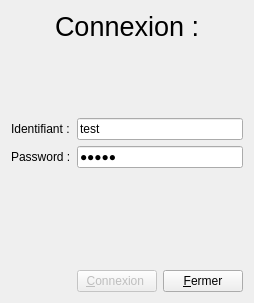
<?xml version="1.0" encoding="UTF-8"?>
<ui version="4.0">
 <class>DialogConnect</class>
 <widget class="QDialog" name="DialogConnect">
  <property name="geometry">
   <rect>
    <x>0</x>
    <y>0</y>
    <width>254</width>
    <height>303</height>
   </rect>
  </property>
  <property name="windowTitle">
   <string>Authentification</string>
  </property>
  <layout class="QVBoxLayout" name="verticalLayout">
   <item>
    <layout class="QHBoxLayout" name="horizontalLayout">
     <item>
      <spacer name="horizontalSpacer">
       <property name="orientation">
        <enum>Qt::Horizontal</enum>
       </property>
       <property name="sizeHint" stdset="0">
        <size>
         <width>40</width>
         <height>20</height>
        </size>
       </property>
      </spacer>
     </item>
     <item>
      <widget class="QLabel" name="label">
       <property name="font">
        <font>
         <pointsize>20</pointsize>
        </font>
       </property>
       <property name="text">
        <string>Connexion :</string>
       </property>
      </widget>
     </item>
     <item>
      <spacer name="horizontalSpacer_2">
       <property name="orientation">
        <enum>Qt::Horizontal</enum>
       </property>
       <property name="sizeHint" stdset="0">
        <size>
         <width>40</width>
         <height>20</height>
        </size>
       </property>
      </spacer>
     </item>
    </layout>
   </item>
   <item>
    <spacer name="verticalSpacer">
     <property name="orientation">
      <enum>Qt::Vertical</enum>
     </property>
     <property name="sizeHint" stdset="0">
      <size>
       <width>20</width>
       <height>40</height>
      </size>
     </property>
    </spacer>
   </item>
   <item>
    <layout class="QFormLayout" name="formLayout">
     <property name="fieldGrowthPolicy">
      <enum>QFormLayout::AllNonFixedFieldsGrow</enum>
     </property>
     <item row="0" column="1">
      <widget class="QLineEdit" name="lineEditIdentifiant">
       <property name="text">
        <string>test</string>
       </property>
      </widget>
     </item>
     <item row="1" column="0">
      <widget class="QLabel" name="labelPassword">
       <property name="text">
        <string>Password :</string>
       </property>
      </widget>
     </item>
     <item row="1" column="1">
      <widget class="QLineEdit" name="lineEditPassword">
       <property name="text">
        <string>ini01</string>
       </property>
       <property name="echoMode">
        <enum>QLineEdit::Password</enum>
       </property>
      </widget>
     </item>
     <item row="0" column="0">
      <widget class="QLabel" name="labelIdentifiant">
       <property name="text">
        <string>Identifiant :</string>
       </property>
      </widget>
     </item>
    </layout>
   </item>
   <item>
    <layout class="QHBoxLayout" name="horizontalLayout_2">
     <item>
      <spacer name="horizontalSpacer_3">
       <property name="orientation">
        <enum>Qt::Horizontal</enum>
       </property>
       <property name="sizeHint" stdset="0">
        <size>
         <width>40</width>
         <height>20</height>
        </size>
       </property>
      </spacer>
     </item>
     <item>
      <widget class="QLabel" name="labelMessage">
       <property name="text">
        <string/>
       </property>
      </widget>
     </item>
     <item>
      <spacer name="horizontalSpacer_4">
       <property name="orientation">
        <enum>Qt::Horizontal</enum>
       </property>
       <property name="sizeHint" stdset="0">
        <size>
         <width>40</width>
         <height>20</height>
        </size>
       </property>
      </spacer>
     </item>
    </layout>
   </item>
   <item>
    <spacer name="verticalSpacer_3">
     <property name="orientation">
      <enum>Qt::Vertical</enum>
     </property>
     <property name="sizeHint" stdset="0">
      <size>
       <width>20</width>
       <height>40</height>
      </size>
     </property>
    </spacer>
   </item>
   <item>
    <layout class="QHBoxLayout" name="horizontalLayout_3">
     <item>
      <spacer name="horizontalSpacer_5">
       <property name="orientation">
        <enum>Qt::Horizontal</enum>
       </property>
       <property name="sizeHint" stdset="0">
        <size>
         <width>40</width>
         <height>20</height>
        </size>
       </property>
      </spacer>
     </item>
     <item>
      <widget class="QPushButton" name="pushButtonConnexion">
       <property name="enabled">
        <bool>false</bool>
       </property>
       <property name="text">
        <string>&amp;Connexion </string>
       </property>
      </widget>
     </item>
     <item>
      <widget class="QPushButton" name="pushButtonClose">
       <property name="text">
        <string>&amp;Fermer</string>
       </property>
      </widget>
     </item>
    </layout>
   </item>
  </layout>
 </widget>
 <resources/>
 <connections/>
</ui>
